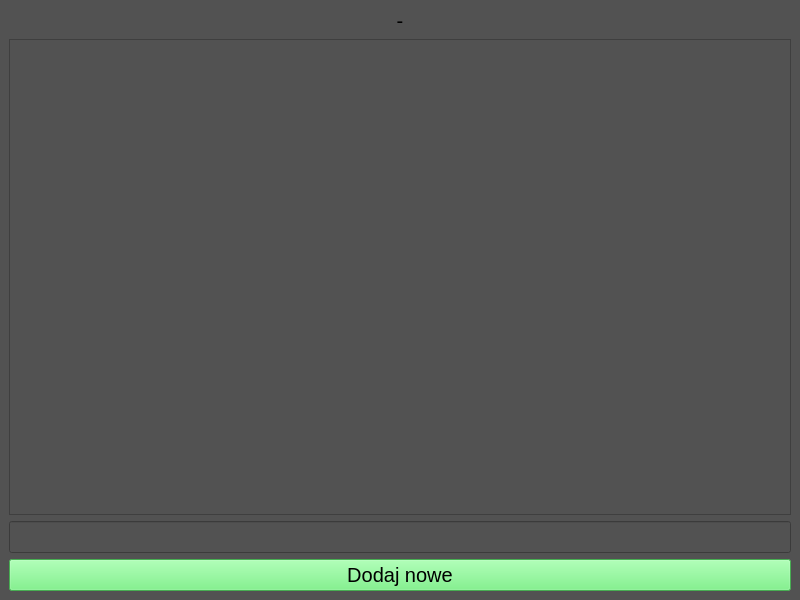
<?xml version="1.0" encoding="UTF-8"?>
<ui version="4.0">
 <class>MainWindow</class>
 <widget class="QMainWindow" name="MainWindow">
  <property name="geometry">
   <rect>
    <x>0</x>
    <y>0</y>
    <width>800</width>
    <height>600</height>
   </rect>
  </property>
  <property name="windowTitle">
   <string>MainWindow</string>
  </property>
  <widget class="QWidget" name="centralwidget">
   <layout class="QVBoxLayout" name="verticalLayout">
    <property name="spacing">
     <number>0</number>
    </property>
    <property name="leftMargin">
     <number>0</number>
    </property>
    <property name="topMargin">
     <number>0</number>
    </property>
    <property name="rightMargin">
     <number>0</number>
    </property>
    <property name="bottomMargin">
     <number>0</number>
    </property>
    <item>
     <widget class="QStackedWidget" name="stackedWidget">
      <property name="styleSheet">
       <string notr="true">*{
background-color:white;
color:black;
font-size:20px;
}
QWidget{
background-color:#525252;
}
QPushButton{
	background-color:#64f273
}
QPushButton::hover{
	background-color:#64f200
}</string>
      </property>
      <property name="currentIndex">
       <number>1</number>
      </property>
      <widget class="QWidget" name="startPage">
       <layout class="QGridLayout" name="gridLayout">
        <item row="1" column="0">
         <widget class="QPushButton" name="startPageButton">
          <property name="text">
           <string>Pokaż wszystko</string>
          </property>
         </widget>
        </item>
        <item row="0" column="0">
         <widget class="QCalendarWidget" name="calendarWidget">
          <property name="styleSheet">
           <string notr="true">color:#43f343;
background-color:#333;</string>
          </property>
          <property name="gridVisible">
           <bool>true</bool>
          </property>
          <property name="selectionMode">
           <enum>QCalendarWidget::SingleSelection</enum>
          </property>
          <property name="horizontalHeaderFormat">
           <enum>QCalendarWidget::ShortDayNames</enum>
          </property>
          <property name="verticalHeaderFormat">
           <enum>QCalendarWidget::NoVerticalHeader</enum>
          </property>
          <property name="navigationBarVisible">
           <bool>true</bool>
          </property>
          <property name="dateEditEnabled">
           <bool>true</bool>
          </property>
         </widget>
        </item>
       </layout>
      </widget>
      <widget class="QWidget" name="page_2">
       <layout class="QVBoxLayout" name="verticalLayout_2">
        <item>
         <widget class="QLabel" name="toDoListName">
          <property name="text">
           <string>-</string>
          </property>
          <property name="alignment">
           <set>Qt::AlignCenter</set>
          </property>
         </widget>
        </item>
        <item>
         <widget class="QScrollArea" name="scrollArea">
          <property name="widgetResizable">
           <bool>true</bool>
          </property>
          <widget class="QWidget" name="scrollAreaWidgetContents">
           <property name="geometry">
            <rect>
             <x>0</x>
             <y>0</y>
             <width>780</width>
             <height>465</height>
            </rect>
           </property>
           <layout class="QVBoxLayout" name="verticalLayout_3">
            <item>
             <widget class="QWidget" name="widget" native="true">
              <layout class="QVBoxLayout" name="scrollToDo"/>
             </widget>
            </item>
            <item>
             <widget class="QWidget" name="widget_2" native="true">
              <layout class="QVBoxLayout" name="verticalLayout_4">
               <item>
                <spacer name="verticalSpacer">
                 <property name="orientation">
                  <enum>Qt::Vertical</enum>
                 </property>
                 <property name="sizeHint" stdset="0">
                  <size>
                   <width>20</width>
                   <height>402</height>
                  </size>
                 </property>
                </spacer>
               </item>
              </layout>
             </widget>
            </item>
           </layout>
          </widget>
         </widget>
        </item>
        <item>
         <widget class="QLineEdit" name="toDolineEdit"/>
        </item>
        <item>
         <widget class="QPushButton" name="addNewToDoButton">
          <property name="text">
           <string>Dodaj nowe</string>
          </property>
         </widget>
        </item>
       </layout>
      </widget>
     </widget>
    </item>
   </layout>
  </widget>
 </widget>
 <resources/>
 <connections/>
</ui>
